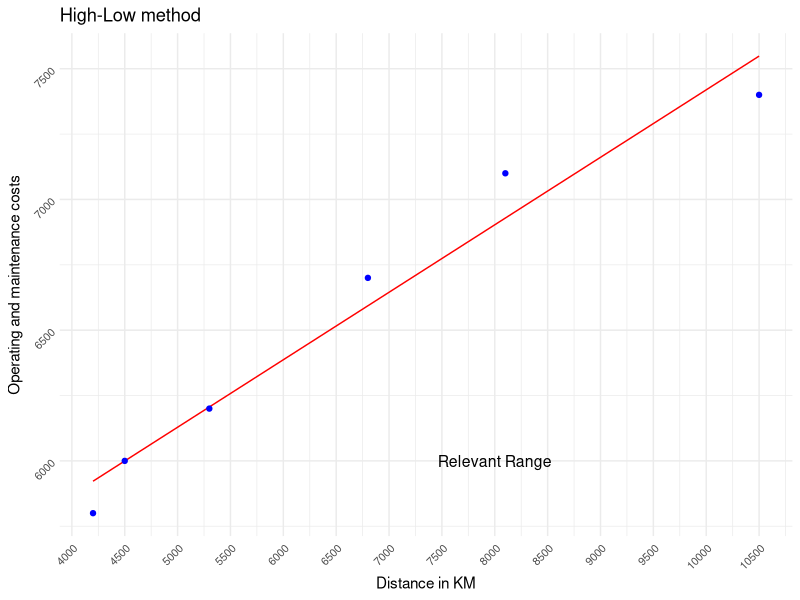

The R script that drew this image:
months <- c("May", "June", "July", "August", "September", "October")
 x <- c(4200, 5300, 6800, 8100, 10500, 4500)
 y<- c(5800, 6200, 6700, 7100, 7400, 6000)
 my_data <- data.frame(months, x, y)
library(ggplot2)

ggplot(data = my_data, aes(x = x, y = y)) +
  geom_function(fun=function(x) 4838.3+0.2581*x, color="red") +
  geom_point(color = "blue") +
  labs(x = "Distance in KM", y = "Operating and maintenance costs", title = "High-Low method") +
  theme_minimal() +
  xlim(0, 12000) +
  ylim(0, 8000) +
  scale_x_continuous(breaks = seq(0, 12000, by = 500)) +
  scale_y_continuous(breaks = seq(3500, 8000, by = 500)) +
  theme(axis.text.x = element_text(angle = 45, hjust = 1, size = 8)) +
  theme(axis.text.y = element_text(angle = 45, hjust = 1, size = 8)) +
  annotate("text", x = 8000, y = 6000, label = "Relevant Range", color = "black", size = 4)
 

